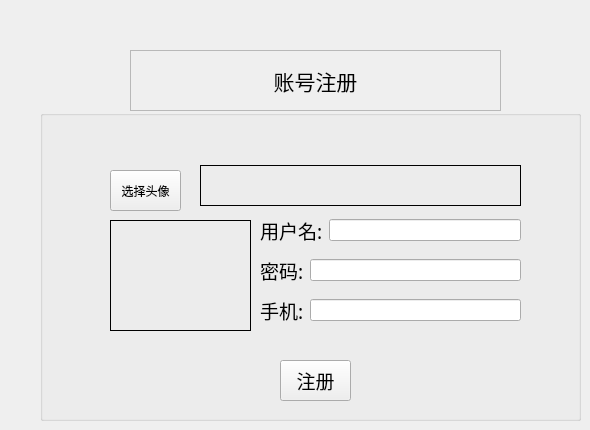
     <widget class="QWidget" name="accountReg">
      <widget class="QLabel" name="welcomeLabel_5">
       <property name="geometry">
        <rect>
         <x>130</x>
         <y>50</y>
         <width>371</width>
         <height>61</height>
        </rect>
       </property>
       <property name="font">
        <font>
         <family>Adobe 仿宋 Std R</family>
         <pointsize>16</pointsize>
        </font>
       </property>
       <property name="frameShape">
        <enum>QFrame::StyledPanel</enum>
       </property>
       <property name="text">
        <string>账号注册</string>
       </property>
       <property name="alignment">
        <set>Qt::AlignCenter</set>
       </property>
      </widget>
      <widget class="QLabel" name="avaterRegLabel">
       <property name="geometry">
        <rect>
         <x>40</x>
         <y>240</y>
         <width>181</width>
         <height>91</height>
        </rect>
       </property>
       <property name="text">
        <string/>
       </property>
      </widget>
      <widget class="QGroupBox" name="groupBox">
       <property name="geometry">
        <rect>
         <x>40</x>
         <y>110</y>
         <width>541</width>
         <height>311</height>
        </rect>
       </property>
       <property name="title">
        <string/>
       </property>
       <widget class="QLabel" name="avaterRegBoxLabel">
        <property name="geometry">
         <rect>
          <x>70</x>
          <y>110</y>
          <width>141</width>
          <height>111</height>
         </rect>
        </property>
        <property name="frameShape">
         <enum>QFrame::Panel</enum>
        </property>
        <property name="text">
         <string/>
        </property>
       </widget>
       <widget class="QPushButton" name="pushButton_3">
        <property name="geometry">
         <rect>
          <x>70</x>
          <y>60</y>
          <width>71</width>
          <height>41</height>
         </rect>
        </property>
        <property name="text">
         <string>选择头像</string>
        </property>
       </widget>
       <widget class="QWidget" name="layoutWidget">
        <property name="geometry">
         <rect>
          <x>220</x>
          <y>140</y>
          <width>261</width>
          <height>41</height>
         </rect>
        </property>
        <layout class="QGridLayout" name="gridLayout_6">
         <item row="0" column="0">
          <widget class="QLabel" name="upwdlabel_3">
           <property name="font">
            <font>
             <family>宋体</family>
             <pointsize>14</pointsize>
            </font>
           </property>
           <property name="text">
            <string>密码:</string>
           </property>
          </widget>
         </item>
         <item row="0" column="1">
          <widget class="QLineEdit" name="RegPwd_LineEdit">
           <property name="echoMode">
            <enum>QLineEdit::Password</enum>
           </property>
          </widget>
         </item>
        </layout>
       </widget>
       <widget class="QWidget" name="layoutWidget">
        <property name="geometry">
         <rect>
          <x>220</x>
          <y>180</y>
          <width>261</width>
          <height>41</height>
         </rect>
        </property>
        <layout class="QGridLayout" name="gridLayout_7">
         <item row="0" column="0">
          <widget class="QLabel" name="upwdlabel_4">
           <property name="font">
            <font>
             <family>宋体</family>
             <pointsize>14</pointsize>
            </font>
           </property>
           <property name="text">
            <string>手机:</string>
           </property>
          </widget>
         </item>
         <item row="0" column="1">
          <widget class="QLineEdit" name="RegPhoneNum_LineEdit">
           <property name="echoMode">
            <enum>QLineEdit::Normal</enum>
           </property>
          </widget>
         </item>
        </layout>
       </widget>
       <widget class="QWidget" name="layoutWidget">
        <property name="geometry">
         <rect>
          <x>220</x>
          <y>100</y>
          <width>261</width>
          <height>41</height>
         </rect>
        </property>
        <layout class="QGridLayout" name="gridLayout_8">
         <item row="0" column="0">
          <widget class="QLabel" name="unmlabel_3">
           <property name="font">
            <font>
             <family>宋体</family>
             <pointsize>14</pointsize>
            </font>
           </property>
           <property name="text">
            <string>用户名:</string>
           </property>
          </widget>
         </item>
         <item row="0" column="1">
          <widget class="QLineEdit" name="RegUsername_LineEdit"/>
         </item>
        </layout>
       </widget>
       <widget class="QPushButton" name="RegAcountBtn">
        <property name="geometry">
         <rect>
          <x>240</x>
          <y>250</y>
          <width>71</width>
          <height>41</height>
         </rect>
        </property>
        <property name="font">
         <font>
          <family>宋体</family>
          <pointsize>14</pointsize>
         </font>
        </property>
        <property name="text">
         <string>注册</string>
        </property>
       </widget>
       <widget class="QLabel" name="avaterLineEdit">
        <property name="geometry">
         <rect>
          <x>160</x>
          <y>55</y>
          <width>321</width>
          <height>41</height>
         </rect>
        </property>
        <property name="frameShape">
         <enum>QFrame::Panel</enum>
        </property>
        <property name="text">
         <string/>
        </property>
        <property name="alignment">
         <set>Qt::AlignRight|Qt::AlignTrailing|Qt::AlignVCenter</set>
        </property>
       </widget>
      </widget>
     </widget>
